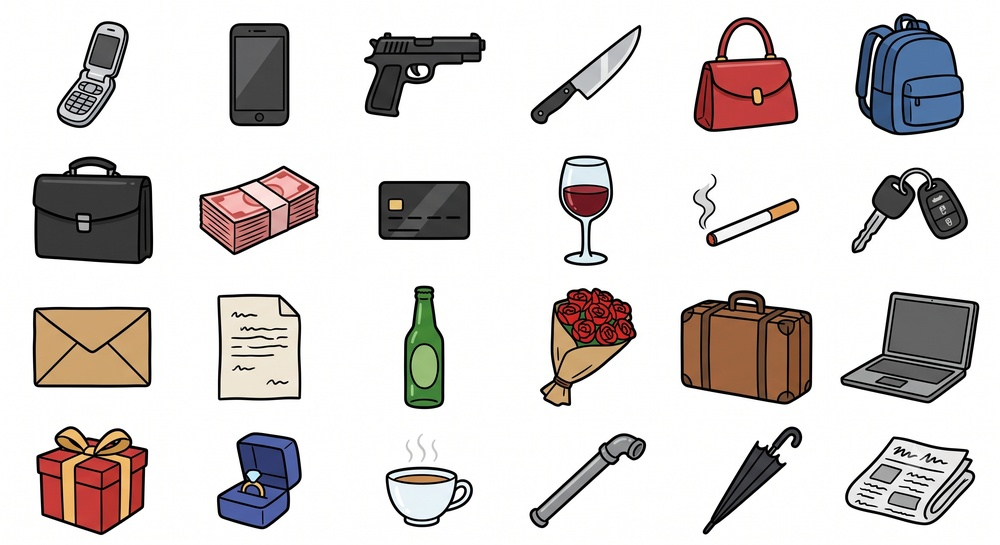
#> input picture assets/props/source/sheet_1.jpg, 1000 x 545 px, shrunk from 2816 x 1536 before the run
$ python make_props.py
#> lines starting #> are read from the running program, lines starting #| are printed output that depends on the picture; after the words box and inside, x2 and y2 are one past the last pixel; in counts of white or black regions, pixels touching at a corner belong together
### src/studio/cutout.py
"""Cắt bảng bộ phận (nền trắng, lưới ô đều) thành PNG nền trong cho nhân vật rối cắt ghép.

Nền được xoá bằng tô loang từ mép ảnh: chỉ vùng gần trắng thông ra mép mới thành trong suốt, nên áo trắng nằm trong
viền mực đen vẫn giữ nguyên.

python -m src.studio.cutout <sheet.jpg> <cột>x<hàng> <thư_mục_ra> tên1,tên2,...
"""
import pathlib
import sys

import numpy as np
from PIL import Image, ImageChops, ImageDraw, ImageFilter
from scipy import ndimage


def remove_background(img: Image.Image, tol: int = 28) -> Image.Image:
#> called with tol = 28
    rgb = img.convert("RGB")
#> rgb is the input picture: PIL image 1000x545 RGB; mean R, G, B 213.9, 209.2, 207.7
    w, h = rgb.size
#> w = 1000; h = 545
    # ảnh nhị phân: 255 = gần trắng
    gray = rgb.convert("L").point(lambda v: 255 if v >= 255 - tol else 0)
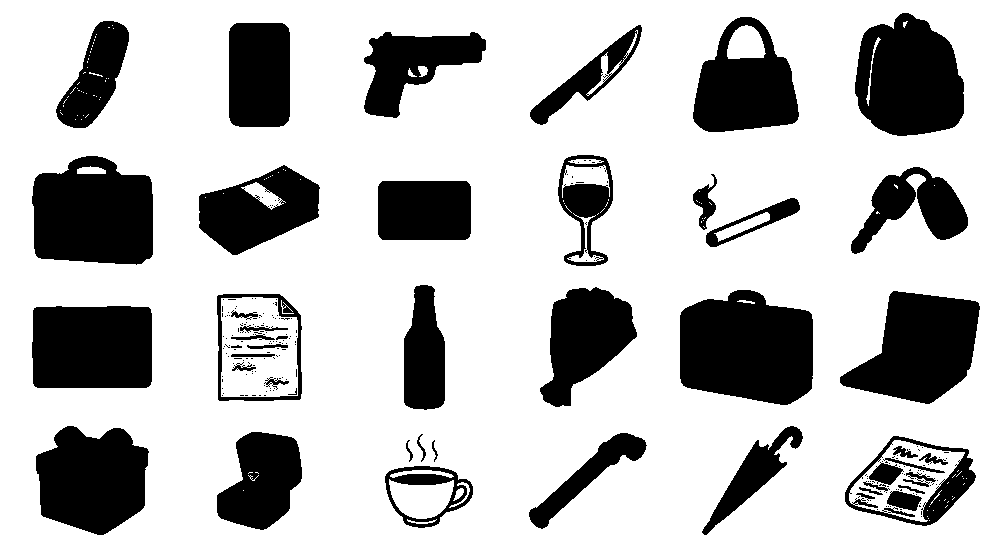
#> gray: PIL image 1000x545 L; 74.2% white; 228 black regions (182 under 20 px), largest, box (x1, y1, x2, y2) and area: (680, 290, 813, 405) 12533, (32, 156, 153, 265) 10928, (855, 13, 964, 136) 10293
    mask = gray.copy()
    for x, y in [(0, 0), (w - 1, 0), (0, h - 1), (w - 1, h - 1)] + [(x, 0) for x in range(0, w, 16)] + \
            [(x, h - 1) for x in range(0, w, 16)] + [(0, y) for y in range(0, h, 16)] + [(w - 1, y) for y in range(0, h, 16)]:
        if mask.getpixel((x, y)) == 255:
            ImageDraw.floodfill(mask, (x, y), 128)          # 128 = nền thông ra mép
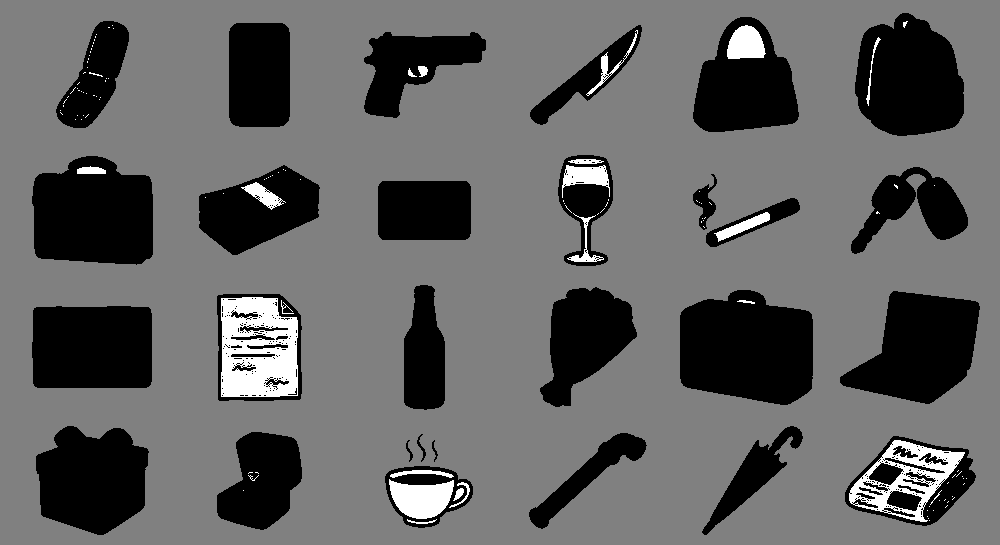
#> mask: PIL image 1000x545 L; min 0, max 255, mean 98.7
    alpha = mask.point(lambda v: 0 if v == 128 else 255).filter(ImageFilter.MinFilter(3)).filter(ImageFilter.GaussianBlur(0.7))
    out = rgb.convert("RGBA")
    out.putalpha(alpha)
    return out


def cut(sheet: pathlib.Path, cols: int, rows: int, out_dir: pathlib.Path, names: list[str], pad: int = 6) -> list[pathlib.Path]:
    img = remove_background(Image.open(sheet))
    w, h = img.size
#> h = 545
    a = img.getchannel("A")
    out_dir.mkdir(parents=True, exist_ok=True)
    paths = []

    def splits(n, length, occupied):
        """Chia theo khe trống: chọn n-1 khe trống rộng nhất gần các vạch chia đều (tay vươn sang ô bên vẫn đúng người)."""
        if n == 1:
            return [0, length]
        gaps, start = [], None
        for i in range(length):
            if not occupied(i) and start is None:
                start = i
            if occupied(i) and start is not None:
                gaps.append((start, i))
                start = None
        cuts = []
        for k in range(1, n):
            ideal = length * k / n
            near = [g for g in gaps if abs((g[0] + g[1]) / 2 - ideal) < length / n * 0.6]
            cuts.append(round((max(near, key=lambda g: g[1] - g[0])[0] + max(near, key=lambda g: g[1] - g[0])[1]) / 2)
                        if near else round(ideal))
        return [0] + cuts + [length]

    # mỗi mảng liền (đầu, thân kèm tay cầm đồ) thuộc về ô chứa tâm của nó: hai ô chồng nhau theo chiều dọc
    # (điện thoại giơ lên sát cằm của đầu hàng trên) vẫn tách đúng
    lab, n = ndimage.label(np.array(a) > 128)
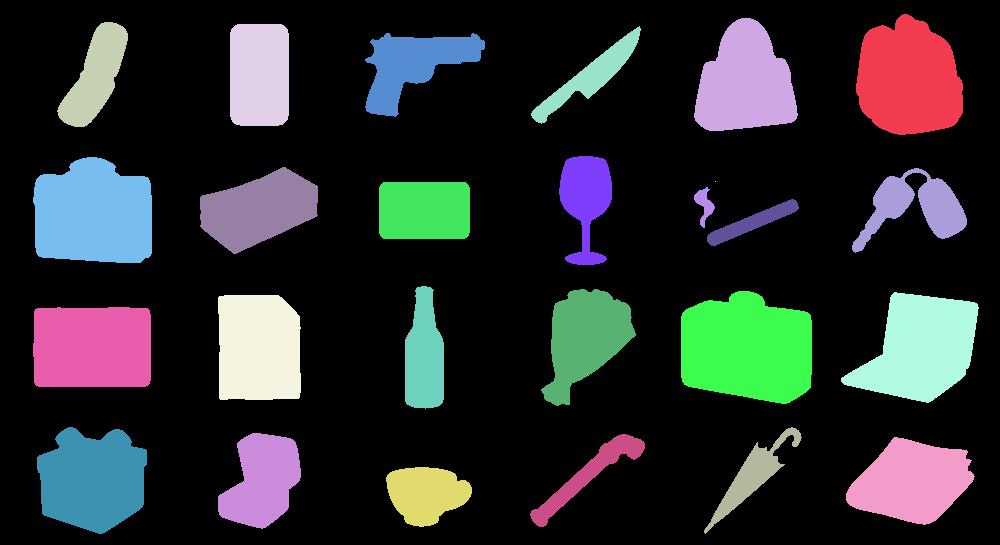
#> lab: shape (545, 1000) int32; 27 distinct labels, from 0 to 26; one colour per label, 0 black
#> n = 26
    ids = np.arange(1, n + 1)
#> ids = 26 values from 1 to 26
    areas = ndimage.sum(np.ones_like(lab), lab, ids)
#> areas = 26 values, max 12073 at index 16, min 1 at index 10, mean 5630.1
    centers = ndimage.center_of_mass(np.ones_like(lab), lab, ids)
#> centers = 26 pairs, first value 64.53 to 493.3, second value 91.9 to 920.4
    rows_px = splits(rows, h, lambda y: any(a.getpixel((x, y)) > 128 for x in range(0, w, 3)))
#> rows_px = [0, 146, 276, 418, 545]
    for i, name in enumerate(names):
        c, r = i % cols, i // cols
        band = a.crop((0, rows_px[r], w, rows_px[r + 1]))
        cols_px = splits(cols, w, lambda x: any(band.getpixel((x, y)) > 128 for y in range(0, band.height, 3)))
        mine = [k for k, (cy, cx) in zip(ids, centers)
                if rows_px[r] <= cy < rows_px[r + 1] and cols_px[c] <= cx < cols_px[c + 1]]
        if not mine:
            raise ValueError(f"ô {i} ({name}) trống")
        big = max(areas[k - 1] for k in mine)
        keep = np.isin(lab, [k for k in mine if areas[k - 1] >= big * 0.005])   # bỏ vụn nhỏ (logo mờ, chấm bẩn)
        mask = Image.fromarray(np.where(keep, np.array(a), 0).astype(np.uint8))
        l, t, rr, b = mask.getbbox()
        box = (max(0, l - pad), max(0, t - pad), min(w, rr + pad), min(h, b + pad))
        part = img.crop(box)
        part.putalpha(mask.crop(box))
        p = out_dir / f"{name}.png"
        part.save(p)
        paths.append(p)
#> this loop made 24 passes
#> (cols_px, mine, big, l, t, rr, b, box) on passes 1 to 7: ([0, 179, 327, 508, 668, 827, 1000], [3], 3819, 57, 22, 128, 127, (51, 16, 134, 133)), ([0, 179, 327, 508, 668, 827, 1000], [4], 5905, 230, 24, 289, 126, (224, 18, 295, 132)), ([0, 179, 327, 508, 668, 827, 1000], [6], 5076, 365, 33, 485, 117, (359, 27, 491, 123)), ([0, 179, 327, 508, 668, 827, 1000], [5], 2567, 531, 26, 641, 124, (525, 20, 647, 130)), ([0, 179, 327, 508, 668, 827, 1000], [2], 8267, 694, 18, 798, 131, (688, 12, 804, 137)), ([0, 179, 327, 508, 668, 827, 1000], [1], 9979, 856, 14, 963, 135, (850, 8, 969, 141)), ([0, 176, 348, 514, 653, 826, 1000], [8], 10650, 33, 157, 152, 263, (27, 151, 158, 269))
#> pass 1, in cut, `band = a.crop((0, rows_px[r], w, rows_px[r + 1]))`:
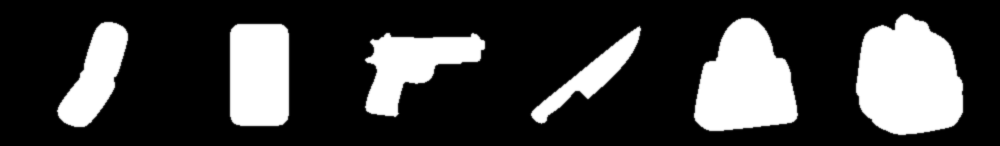
#> band: PIL image 1000x146 L; min 0, max 255, mean 62.2
#> pass 1, in cut, `part = img.crop(box)`:
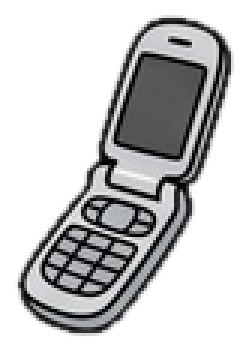
#> part: PIL image 83x117 RGBA (shown 3 times larger); mean R, G, B, A 192.1, 192.4, 193.1, 100.3; transparent parts drawn white
#> after the loop:
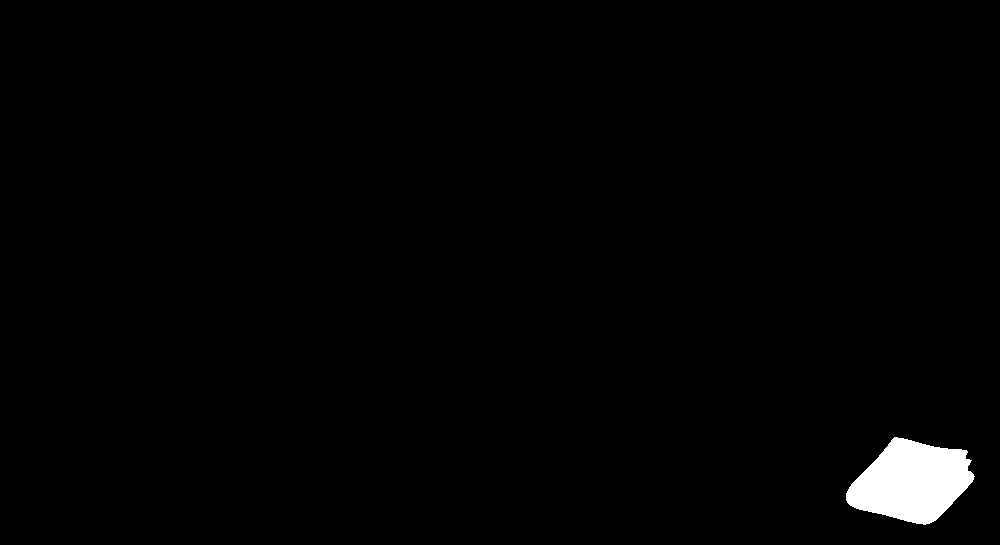
#> keep: shape (545, 1000) bool; 1.4% white; 1 white region, box (x1, y1, x2, y2) and area: (846, 437, 975, 525) 7460
#> after the loop:
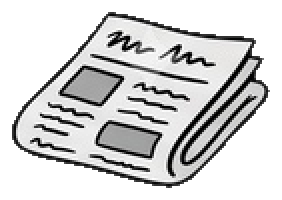
#> part: PIL image 141x100 RGBA (shown 2 times larger); mean R, G, B, A 202.7, 202.6, 202.4, 133.4; transparent parts drawn white
#> after the loop, paths = 24 items
    return paths


# [152 lines left out: functions cut_parts, cut_rows, neck_top, not called in this run]

### src/common/imagegen.py
"""Tạo 1 ảnh bằng agy (công cụ generate_image của gói Gemini Pro), có ảnh tham chiếu, thử lại khi lỗi. Mỗi ảnh tốn
khoảng 1% quota Gemini khung 5 giờ; model ảnh còn giới hạn riêng khoảng 13 ảnh/đợt (lỗi 429 khi hết)."""
import glob
import json
import os
import pathlib
import shutil
import subprocess
import tempfile

ROOT = pathlib.Path(__file__).resolve().parents[2]
AGY = pathlib.Path.home() / ".local/bin/agy"
BRAIN = pathlib.Path.home() / ".gemini/antigravity-cli/brain"


def gen(prompt: str, refs: list[pathlib.Path], out: pathlib.Path, tries: int = 2, aspect: str = "16:9") -> None:
    """aspect: tỉ lệ khung ảnh ("16:9" nền, "9:16" nhân vật toàn thân, "1:1" đầu)."""
    if out.exists():
        return
    for i in range(tries):  # model ảnh đôi khi chậm hoặc quá tải: thử lại
        try:
            return _gen(prompt, refs, out, aspect)
        except RuntimeError as e:
            print(f"lần {i + 1} lỗi: {str(e)[:160]}")
    raise RuntimeError(f"không tạo được {out.name} sau {tries} lần")


# [18 lines left out: function _gen, not called in this run]

### scripts/make_props.py
"""Tạo THƯ VIỆN ĐẠO CỤ (assets/props/): 1 bảng 6 cột x 4 hàng = 24 đạo cụ bằng agy, cắt ra PNG nền trong, ghi props.yaml.
Đạo cụ được stage.py dán vào tay diễn viên (`prop: pistol` trong cảnh), khớp tương đối.

python scripts/make_props.py --prompt                                   # in prompt để tạo trên web
python scripts/make_props.py [--sheet đường/dẫn/ảnh_tạo_trên_web.png]   # có --sheet thì không gọi agy
Đã có source/sheet_1.jpg thì bỏ qua bước tạo ảnh. size = cạnh dài so với chiều cao đầu; grip = điểm cầm (tỉ lệ).
"""
import argparse
import pathlib
import sys

import yaml
from PIL import Image

ROOT = pathlib.Path(__file__).resolve().parents[1]
sys.path.insert(0, str(ROOT))
from src.common.imagegen import gen  # noqa: E402
from src.studio.cutout import cut  # noqa: E402

# id, mô tả vẽ, size, grip [x, y]
PROPS = [
    ("flip-phone", "small silver flip phone, opened, early-2000s", 0.35, [0.5, 0.7]),
    ("smartphone", "black smartphone, screen facing viewer", 0.35, [0.5, 0.6]),
    ("pistol", "black handgun in side view, barrel pointing right", 0.55, [0.2, 0.75]),
    ("kitchen-knife", "kitchen knife in side view, blade pointing right", 0.6, [0.15, 0.5]),
    ("handbag", "red women's handbag with a top handle", 0.55, [0.5, 0.1]),
    ("backpack", "blue school backpack", 0.7, [0.5, 0.1]),
    ("briefcase", "black leather briefcase with handle on top", 0.7, [0.5, 0.1]),
    ("cash", "thick stack of red banknotes", 0.4, [0.5, 0.5]),
    ("black-card", "black bank card", 0.25, [0.3, 0.5]),
    ("wine-glass", "glass of red wine", 0.4, [0.5, 0.65]),
    ("cigarette", "lit cigarette with a small curl of smoke", 0.25, [0.25, 0.7]),
    ("car-key", "car key with remote fob", 0.25, [0.4, 0.4]),
    ("envelope", "thick brown paper envelope", 0.45, [0.3, 0.5]),
    ("contract", "sheet of paper document with lines of text scribbles", 0.5, [0.3, 0.6]),
    ("beer-bottle", "green glass beer bottle", 0.5, [0.5, 0.65]),
    ("flowers", "bouquet of red roses wrapped in paper", 0.7, [0.5, 0.8]),
    ("suitcase", "brown travel suitcase with handle", 0.8, [0.5, 0.05]),
    ("laptop", "open grey laptop", 0.6, [0.5, 0.8]),
    ("gift-box", "red gift box with a gold ribbon", 0.5, [0.5, 0.6]),
    ("ring-box", "small open ring box with a diamond ring", 0.25, [0.5, 0.7]),
    ("tea-cup", "white porcelain tea cup with steam", 0.3, [0.5, 0.6]),
    ("steel-pipe", "short steel pipe used as a street-fight weapon", 0.8, [0.15, 0.5]),
    ("umbrella", "closed black umbrella", 0.9, [0.5, 0.1]),
    ("newspaper", "folded newspaper", 0.45, [0.3, 0.5]),
]
COLS, ROWS = 6, 4


def main() -> int:
    ap = argparse.ArgumentParser()
    ap.add_argument("--sheet", help="ảnh bảng đạo cụ tạo sẵn (6x4, đúng thứ tự PROPS)")
    ap.add_argument("--prompt", action="store_true", help="chỉ in prompt")
    a = ap.parse_args()
    d = ROOT / "assets/props"
    sheet = d / "source/sheet_1.jpg"
    if a.sheet and not sheet.exists():
        sheet.parent.mkdir(parents=True, exist_ok=True)
        Image.open(a.sheet).convert("RGB").save(sheet, quality=95)
    # chỉ lấy phần nét vẽ của phong cách kênh, bỏ phần tả nhân vật để AI không vẽ người vào bảng đạo cụ
    style = ("simple rustic cartoon objects, thick uniform black outlines, flat solid colors, no shading, no highlights, "
             "minimal details, early-2000s Chinese TV cartoon / Flash animation look, no 3D, no photorealism, no gradients")
    items = "; ".join(f"({i + 1}) {desc}" for i, (_, desc, _, _) in enumerate(PROPS))
    prompt = (f"PROPS SHEET for a cut-out cartoon animation. {style}. Pure flat white background, a clean grid of "
              f"{len(PROPS)} separate objects in {ROWS} rows x {COLS} columns with generous white space, nothing overlapping "
              "or touching, no hands, no people, no borders, no text. Each object drawn alone, whole, with a closed thick "
              f"black outline. In reading order (left to right, top to bottom): {items}.")
    if a.prompt:
        print(prompt)
        return 0
    gen(prompt, [], sheet)
    cut(sheet, COLS, ROWS, d, [p[0] for p in PROPS])
    yml = d / "props.yaml"
    old = yaml.safe_load(yml.read_text(encoding="utf-8")) if yml.exists() else {}
    for pid, desc, size, grip in PROPS:
        old.setdefault(pid, {"file": f"{pid}.png", "desc": desc, "size": size, "grip": grip})
    yml.write_text(yaml.safe_dump(old, allow_unicode=True, sort_keys=False), encoding="utf-8")
    print("Xong:", len(PROPS), "đạo cụ trong", d.relative_to(ROOT))
    return 0


if __name__ == "__main__":
    raise SystemExit(main())
#> (the program exits here)
